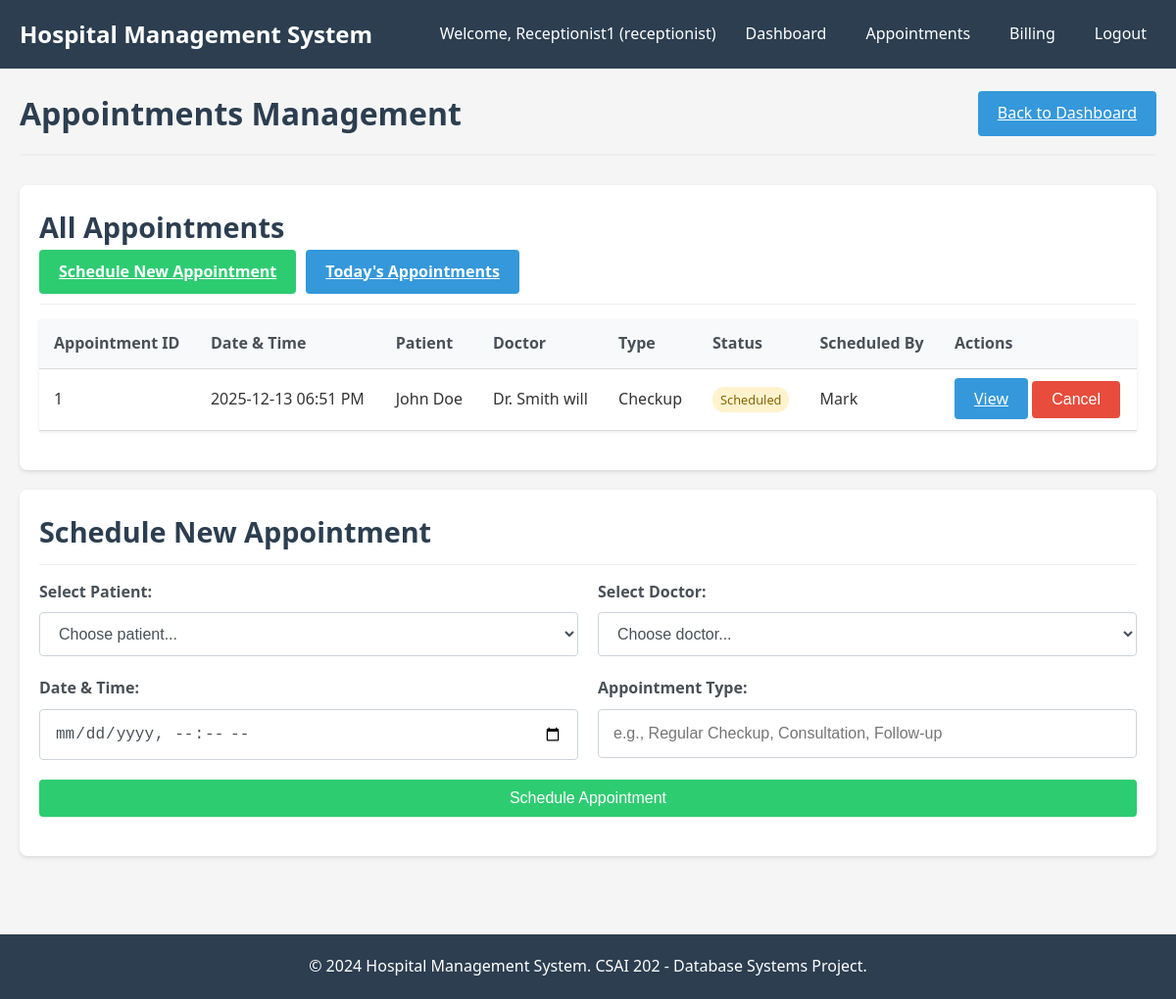
The page /receptionist/appointments (signed in) on the database its author committed.
### models/user.py (models this page shows, shortened)
class User(db.Model, UserMixin):
    __tablename__ = 'user_account'
    user_id = db.Column(db.Integer, primary_key=True)
    username = db.Column(db.String(50), unique=True, nullable=False)
    password = db.Column(db.String(200), nullable=False)
    role = db.Column(db.String(20), nullable=False)
    doctor = db.relationship('Doctor', backref='user', uselist=False)
    nurse = db.relationship('Nurse', backref='user', uselist=False)
    receptionist = db.relationship('Receptionist', backref='user', uselist=False)
    @property
    def is_admin(self):
        return self.role == 'admin'
    @property
    def is_doctor(self):
        return self.role == 'doctor'
    @property
    def is_nurse(self):
        return self.role == 'nurse'
    @property
    def is_receptionist(self):
        return self.role == 'receptionist'

### models/appointment.py (models this page shows)
class Appointment(db.Model):
    __tablename__ = 'appointment'
    appt_id = db.Column(db.Integer, primary_key=True)
    name = db.Column(db.String(100))
    status = db.Column(db.String(50), default='Scheduled')
    date = db.Column(db.DateTime, nullable=False, default=datetime.utcnow)
    patient_id = db.Column(db.Integer, db.ForeignKey('patient.patient_id'))
    doc_id = db.Column(db.Integer, db.ForeignKey('doctor.doc_id'))
    rec_id = db.Column(db.Integer, db.ForeignKey('receptionist.rec_id'))
    prescriptions = db.relationship('Prescription', backref='appointment', lazy=True)

### models/patient.py (models this page shows)
class Patient(db.Model):
    __tablename__ = 'patient'
    patient_id = db.Column(db.Integer, primary_key=True)
    name = db.Column(db.String(100), nullable=False)
    phone = db.Column(db.String(20))
    date_of_birth = db.Column(db.Date)
    age = db.Column(db.Integer)
    previous_conditions = db.Column(db.Text)
    street = db.Column(db.String(100))
    city = db.Column(db.String(100))
    appointments = db.relationship('Appointment', backref='patient', lazy=True)
    medical_record = db.relationship('MedicalRecord', backref='patient', uselist=False)
    prescriptions = db.relationship('Prescription', backref='patient', lazy=True)
    lab_tests = db.relationship('LabTest', backref='patient', lazy=True)
    invoices = db.relationship('Invoice', backref='patient', lazy=True)

### models/doctor.py (models this page shows)
class Doctor(db.Model):
    __tablename__ = 'doctor'
    doc_id = db.Column(db.Integer, primary_key=True)
    name = db.Column(db.String(100), nullable=False)
    specialty = db.Column(db.String(100))
    dept_id = db.Column(db.Integer, db.ForeignKey('department.dept_id'))
    user_id = db.Column(db.Integer, db.ForeignKey('user_account.user_id'))
    department = db.relationship('Department', back_populates='doctors')
    appointments = db.relationship('Appointment', backref='doctor', lazy=True)
    prescriptions = db.relationship('Prescription', backref='doctor', lazy=True)
    lab_tests = db.relationship('LabTest', backref='doctor', lazy=True)
    record_updates = db.relationship('DoctorUpdatesRecord', backref='doctor', lazy=True)

### models/receptionist.py (models this page shows)
class Receptionist(db.Model):
    __tablename__ = 'receptionist'
    rec_id = db.Column(db.Integer, primary_key=True)
    name = db.Column(db.String(100), nullable=False)
    user_id = db.Column(db.Integer, db.ForeignKey('user_account.user_id'))
    appointments = db.relationship('Appointment', backref='receptionist', lazy=True)
    invoices = db.relationship('Invoice', backref='receptionist', lazy=True)

### controllers/receptionist_controller.py (the view)
@receptionist_bp.route('/appointments')
@login_required
@receptionist_required
def appointments():
    appointments = Appointment.query.order_by(Appointment.date.desc()).all()
    patients = Patient.query.all()
    doctors = Doctor.query.all()
    return render_template('receptionist/appointments.html', appointments=appointments, patients=patients, doctors=doctors)

### templates/receptionist/appointments.html (shortened to what this page needs)
{% extends "base.html" %}
{% block content %}
<div class="page-header">
    <h1>Appointments Management</h1>
    <a href="{{ url_for('receptionist.dashboard') }}" class="btn btn-primary">Back to Dashboard</a>
</div>
<div class="card">
    <div class="card-header">
        <h2>All Appointments</h2>
        <div class="header-actions">
            <a href="#schedule-form" class="btn btn-success">Schedule New Appointment</a>
            <a href="{{ url_for('appointment.today_appointments') }}" class="btn btn-primary">Today's Appointments</a>
        </div>
    </div>
    {% if appointments %}
    <table class="table">
        <thead>
            <tr>
                <th>Appointment ID</th>
                <th>Date & Time</th>
                <th>Patient</th>
                <th>Doctor</th>
                <th>Type</th>
                <th>Status</th>
                <th>Scheduled By</th>
                <th>Actions</th>
            </tr>
        </thead>
        <tbody>
            {% for appointment in appointments %}
            <tr>
                <td>{{ appointment.appt_id }}</td>
                <td>{{ appointment.date.strftime('%Y-%m-%d %I:%M %p') }}</td>
                <td>{{ appointment.patient.name }}</td>
                <td>Dr. {{ appointment.doctor.name }}</td>
                <td>{{ appointment.name }}</td>
                <td>
                    <span class="status-badge status-{{ appointment.status|lower }}">
                        {{ appointment.status }}
                    </span>
                </td>
                <td>{{ appointment.receptionist.name }}</td>
                <td>
                    <a href="{{ url_for('appointment.view_appointment', appt_id=appointment.appt_id) }}" class="btn btn-primary btn-sm">View</a>
                    {% if appointment.status == 'Scheduled' %}
                    <form action="{{ url_for('receptionist.cancel_appointment', appt_id=appointment.appt_id) }}" method="POST" style="display: inline;">
                        <button type="submit" class="btn btn-danger btn-sm" onclick="return confirm('Cancel this appointment?')">Cancel</button>
                    </form>
                    {% endif %}
                </td>
            </tr>
            {% endfor %}
        </tbody>
    </table>
    {% else %}
    <div class="empty-state">
        <p>No appointments found.</p>
    </div>
    {% endif %}
</div>
<div class="card" id="schedule-form">
    <div class="card-header">
        <h2>Schedule New Appointment</h2>
    </div>
    <form method="POST" action="{{ url_for('receptionist.add_appointment') }}">
        <div class="form-row">
            <div class="form-group">
                <label for="patient_id">Select Patient:</label>
                <select id="patient_id" name="patient_id" class="form-control" required>
                    <option value="">Choose patient...</option>
                </select>
            </div>
            <div class="form-group">
                <label for="doc_id">Select Doctor:</label>
                <select id="doc_id" name="doc_id" class="form-control" required>
                    <option value="">Choose doctor...</option>
                </select>
            </div>
        </div>
        <div class="form-row">
            <div class="form-group">
                <label for="date">Date & Time:</label>
                <input type="datetime-local" id="date" name="date" class="form-control" required>
            </div>
            <div class="form-group">
                <label for="name">Appointment Type:</label>
                <input type="text" id="name" name="name" class="form-control" placeholder="e.g., Regular Checkup, Consultation, Follow-up" required>
            </div>
        </div>
        <div class="form-group">
            <button type="submit" class="btn btn-success btn-block">Schedule Appointment</button>
        </div>
    </form>
</div>
{% endblock %}

### templates/base.html (shortened to what this page needs)
<!DOCTYPE html>
<html lang="en">
<head>
    <link rel="stylesheet" href="{{ url_for('static', filename='css/style.css') }}">
    <link rel="stylesheet" href="{{ url_for('static', filename='css/dashboard.css') }}">
    <link rel="stylesheet" href="{{ url_for('static', filename='css/forms.css') }}">
</head>
<body>
    <div class="header">
        <div class="navbar">
            <a href="{{ url_for('index') }}" class="logo">Hospital Management System</a>
            <ul class="nav-links">
                {% if current_user.is_authenticated %}
                    <li>Welcome, {{ current_user.username }} ({{ current_user.role }})</li>
                    <li><a href="{{ url_for('index') }}">Dashboard</a></li>
                    {% if current_user.is_admin %}
                        <li><a href="{{ url_for('admin.users') }}">Users</a></li>
                        <li><a href="{{ url_for('admin.reports') }}">Reports</a></li>
                    {% elif current_user.is_doctor %}
                        <li><a href="{{ url_for('doctor.appointments') }}">Appointments</a></li>
                        <li><a href="{{ url_for('doctor.patients') }}">Patients</a></li>
                    {% elif current_user.is_nurse %}
                        <li><a href="{{ url_for('nurse.patients') }}">Patients</a></li>
                        <li><a href="{{ url_for('nurse.beds') }}">Beds</a></li>
                    {% elif current_user.is_receptionist %}
                        <li><a href="{{ url_for('receptionist.appointments') }}">Appointments</a></li>
                        <li><a href="{{ url_for('receptionist.billing') }}">Billing</a></li>
                    {% endif %}
                    <li><a href="{{ url_for('auth.logout') }}">Logout</a></li>
                {% else %}
                    <li><a href="{{ url_for('auth.login') }}">Login</a></li>
                {% endif %}
            </ul>
        </div>
    </div>
    <div class="container">
        <div class="content">
            {% block content %}{% endblock %}
        </div>
    </div>
    <footer class="footer">
        <p>&copy; 2024 Hospital Management System. CSAI 202 - Database Systems Project.</p>
    </footer>
</body>
</html>

### static/css/style.css (style rules this page uses)
* { margin: 0; padding: 0; box-sizing: border-box; }
body { font-family: 'Segoe UI', Tahoma, Geneva, Verdana, sans-serif; background-color: #f5f5f5; color: #333; line-height: 1.6; }
.container { width: 100%; max-width: 1200px; margin: 0 auto; padding: 20px; min-height: calc(100vh - 140px); }
.header { background-color: #2c3e50; color: white; padding: 1rem 0; }
.navbar { display: flex; justify-content: space-between; align-items: center; padding: 0 20px; }
.logo { font-size: 1.5rem; font-weight: bold; color: white; text-decoration: none; }
.nav-links { display: flex; list-style: none; gap: 20px; align-items: center; }
.nav-links li { color: white; }
.nav-links a { color: white; text-decoration: none; padding: 5px 10px; border-radius: 4px; transition: background-color 0.3s; }
.form-group { margin-bottom: 20px; }
.form-group label { display: block; margin-bottom: 5px; font-weight: 500; color: #555; }
.form-control { width: 100%; padding: 10px; border: 1px solid #ddd; border-radius: 4px; font-size: 16px; }
.btn { padding: 10px 20px; border: none; border-radius: 4px; font-size: 16px; cursor: pointer; transition: background-color 0.3s; }
.btn-primary { background-color: #3498db; color: white; }
.btn-success { background-color: #2ecc71; color: white; }
.btn-danger { background-color: #e74c3c; color: white; }
.btn-block { width: 100%; display: block; }
.table { width: 100%; border-collapse: collapse; margin-bottom: 20px; background: white; box-shadow: 0 1px 3px rgba(0,0,0,0.1); }
.table th, .table td { padding: 12px 15px; text-align: left; border-bottom: 1px solid #ddd; }
.table th { background-color: #f8f9fa; font-weight: 600; color: #495057; }
.card { background: white; border-radius: 8px; padding: 20px; margin-bottom: 20px; box-shadow: 0 2px 4px rgba(0,0,0,0.1); }
.card-header { border-bottom: 1px solid #eee; padding-bottom: 10px; margin-bottom: 15px; font-size: 1.2rem; font-weight: 600; color: #2c3e50; }
.footer { background-color: #2c3e50; color: white; text-align: center; padding: 20px; margin-top: 40px; }
.form-row { display: flex; gap: 20px; margin-bottom: 15px; }
.form-row .form-group { flex: 1; margin-bottom: 0; }

### static/css/dashboard.css (style rules this page uses)
.page-header { display: flex; justify-content: space-between; align-items: center; margin-bottom: 30px; padding-bottom: 15px; border-bottom: 2px solid #eee; }
.page-header h1 { color: #2c3e50; margin: 0; }

### static/css/forms.css (style rules this page uses)
.form-row { display: flex; gap: 20px; margin-bottom: 20px; }
.form-row .form-group { flex: 1; margin-bottom: 0; }
.form-group { margin-bottom: 20px; }
.form-group label { display: block; margin-bottom: 8px; font-weight: 600; color: #495057; }
.form-control { width: 100%; padding: 12px 15px; font-size: 16px; line-height: 1.5; color: #495057; background-color: #fff; border: 1px solid #ced4da; border-radius: 4px; transition: border-color 0.15s ease-in-out, box-shadow 0.15s ease-in-out; }
select.form-control { height: 45px; }

### templates/receptionist/appointments.html (style rules this page uses)
.status-badge { padding: 4px 8px; border-radius: 12px; font-size: 0.8rem; font-weight: 500; }
.status-scheduled { background-color: #fff3cd; color: #856404; }
.header-actions { display: flex; gap: 10px; align-items: center; }

### rows shown on the page
User: username "Receptionist1", role "receptionist"
Appointment: appt_id "1", date "2025-12-13 06:51 PM", patient.name "John Doe", doctor.name "Smith will", name "Checkup", status "Scheduled", receptionist.name "Mark"
